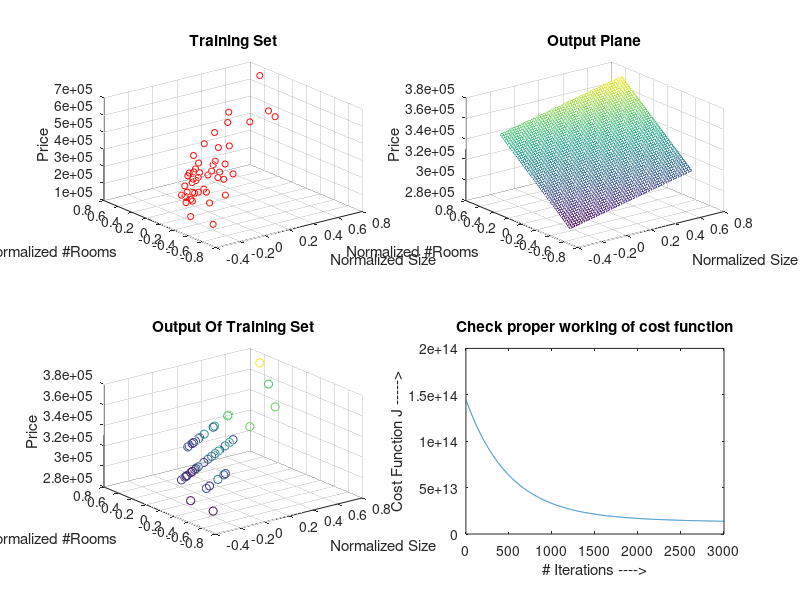

This figure's MATLAB source:
%Dealing with data
data=load('house_prices.csv');
x1=data(:,1);
x2=data(:,2);
y=data(:,3);

m=length(y);
x1_new=zeros(m,1);
x2_new=zeros(m,1);
x=zeros(m,3);

% Mean normalization of features x1 and x2

% For x1
 mi=min(x1);
 mx=max(x1);
 me=mean(x1);
 r=mx-mi;
 for i=1:m
     dif=x1(i)-me;
     x1_new(i)=dif/r;
 end
 
 % For x2
 mi=min(x2);
 mx=max(x2);
 me=mean(x2);
 r=mx-mi;
 for i=1:m
     dif=x2(i)-me;
     x2_new(i)=dif/r;
 end
 
 %ploting the training set
 subplot(2,2,1);
 c=[1,0,0];
 scatter3(x1_new,x2_new,y,20,c);
 title('Training Set');
 xlabel('Normalized Size');
 ylabel('Normalized #Rooms');
 zlabel('Price');
 
 %Initializing some variables
 it=3000;
 alp=0.001;
 x=[ones(m,1),x1_new,x2_new];
 theta=zeros(3,1);
 h=x*theta;
 t1=0;t2=0;t3=0;
 j=zeros(it,1);
 
 %Dealing with gradient descent and cost function
 for i=1:it
     t1=theta(1)-alp*(1/m)*sum(h-y);
     t2=theta(2)-(alp*(1/m)*sum((h-y).*x1_new));
     t3=theta(3)-(alp*(1/m)*sum((h-y).*x2_new));
     theta(1)=t1;
     theta(2)=t2;
     theta(3)=t3;
     h=x*theta;
     j(i)=(1/2*m)*sum((h-y).^2);
 end
  
 
 % Ploting cost function Vs Number of Iterations
 subplot(2,2,4);
 plot(1:it,j);
 title('Check proper working of cost function');
 xlabel('# Iterations ---->');
 ylabel('Cost Function J ----->');
 

 %Ploting The Output variables
subplot(2, 2, 3);
scatter3(x1_new, x2_new,h,[],y(:));
title('Output Of Training Set');
xlabel('Normalized Size');
ylabel('Normalized #Rooms');
zlabel('Price');
 

 %Ploting output in the form of plane
x1_range=linspace(min(x1_new),max(x1_new),50);
x2_range=linspace(min(x2_new),max(x2_new),50);
y_range=zeros(length(x1_range),length(x2_range));

for i =1:length(x1_range)
    for j =1:length(x2_range)
        y_range(i,j)=theta(1)+theta(2)*x1_range(i)+theta(3)*x2_range(j);
    end
end
subplot(2, 2, 2);
mesh(x1_range,x2_range,y_range);
xlabel('Normalized Size')
ylabel('Normalized #Rooms')
zlabel('Price')
title('Output Plane')


